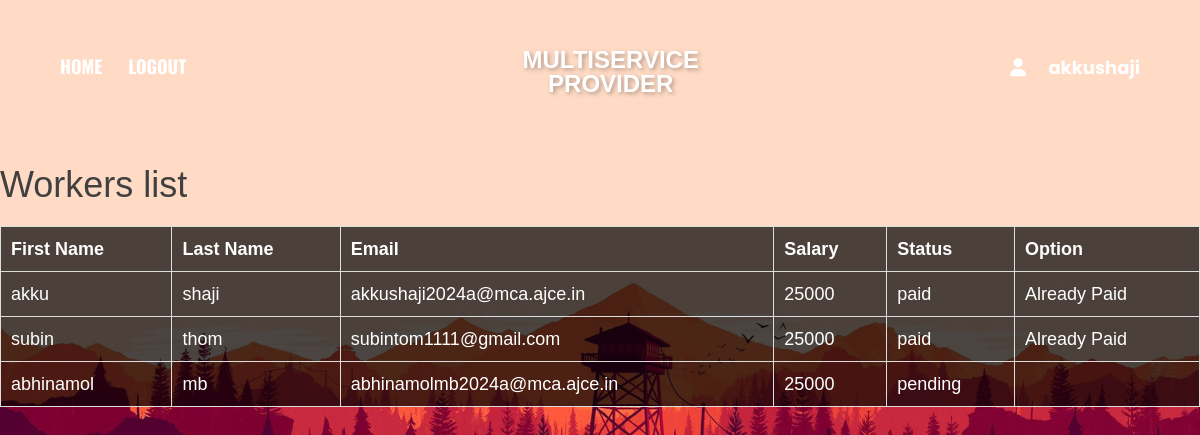
Page /provider/21/workersalary/ (signed in) on the committed database.
### app1/models.py (models this page shows, shortened)
class MyUser(AbstractUser):
    email = models.EmailField(unique=True)
    password = models.CharField(max_length=128, default="")
    role = models.CharField(max_length=15, default='client')
    userid = models.AutoField(primary_key=True)

class Worker(models.Model):
    user = models.OneToOneField(MyUser, on_delete=models.CASCADE, primary_key=True)
    provider = models.ForeignKey(ServiceProvider, on_delete=models.CASCADE)
    branchid = models.ManyToManyField(Branch)
    service_types = models.ManyToManyField(ServiceTypes)
    first_name = models.TextField(max_length=100)
    last_name = models.TextField(max_length=100)
    email = models.EmailField(unique=True)
    dob = models.DateField(null=True, blank=True)
    phone = models.CharField(max_length=12, unique=True)
    pincode = models.IntegerField()
    district = models.TextField(max_length=100)
    state = models.TextField(max_length=100)
    role = models.CharField(max_length=15)
    status = models.CharField(max_length=15)

class Salary(models.Model):
    salaryid = models.AutoField(primary_key=True)
    userid = models.ForeignKey(MyUser, on_delete=models.CASCADE)
    branchid = models.ForeignKey(Branch, on_delete=models.CASCADE)
    date = models.DateField()
    amount = models.DecimalField(max_digits=10, decimal_places=2)
    status = models.CharField(max_length=15, default='pending')

### app1/views.py (the view)
# urls.py: path('provider/<int:userid>/workersalary/', views.workersalary, name='workersalary'),
@login_required
def workersalary(request, userid):
    try:
        manager = BranchManager.objects.get(user=userid)
        manager_assignment = BranchManagerAssignment.objects.get(manager=manager)
        branch_id = manager_assignment.branch
        workers = Worker.objects.filter(branchid=branch_id)
        workers_with_salary = []
        for worker in workers:
            try:
                salary = Salary.objects.filter(userid=worker.user.userid).latest('date')
                worker_with_salary = {
                    'worker': worker,
                    'salary': salary
                }
                workers_with_salary.append(worker_with_salary)
            except Salary.DoesNotExist:
                worker_with_salary = {
                    'worker': worker,
                    'salary': None
                }
                workers_with_salary.append(worker_with_salary)
        return render(request, 'worker_salary.html', {'workers_with_salary': workers_with_salary})
    except (BranchManager.DoesNotExist, BranchManagerAssignment.DoesNotExist):
        return HttpResponse("Manager or assignment not found.", status=404)
    except BranchManagerAssignment.DoesNotExist:
        messages.error(request, "You are not assigned as a branch manager.")
        return redirect('home')

### app1/templates/worker_salary.html (shortened to what this page needs)
{% load static %}
<!doctype html>
<html class="no-js" lang="en">
<head>
        <link rel="stylesheet" href="{% static 'userassets/css/bootstrap.min.css' %}">
        <link rel="stylesheet" href="{% static 'userassets/css/font-awesome.min.css' %}">
        <link rel="stylesheet" href="{% static 'userassets/css/ie7.css' %}">
        <link rel="stylesheet" href="{% static 'userassets/css/plugins.css' %}">
        <link rel="stylesheet" href="{% static 'userassets/css/style.css' %}">
    </head>
    <link rel="stylesheet" href="https://cdnjs.cloudflare.com/ajax/libs/font-awesome/6.0.0/css/all.min.css" />
    <body style="background-image: url('{% static 'userassets/img/bg/salary.jpg' %}')">
        <header class="header-area header-sticky">
          <div class="header-container">
              <div class="row">
                  <div class="col-lg-5 display-none-md display-none-xs">
                      <div class="ht-main-menu">
                          <nav>
                              <ul>
                                  <li><a href="{% url 'managerpage' %}" style="color: white; font-weight: bold; font-size: 18px;">HOME </a></li>
                                  <li><a href="{% url 'user_logout' %}" style="color: white; font-weight: bold; font-size: 18px;">Logout</a></li>
                              </ul>
                          </nav>
                      </div>
                  </div>
                  <div class="col-lg-2 col-sm-4">
                      <div class="logo text-center">
                          <a href="" class="logo-text" style="color: white; font-weight: bold; font-size: 24px;">MULTISERVICE <span class="provider-text" style="padding-top: 30px;">PROVIDER</span></a>
                      </div>
                  </div>
                  <div class="col-lg-5 col-sm-8">
                      <div class="header-content d-flex justify-content-end">
                          <div class="cart-wrapper">
                              <a href="#" style="color: white; font-weight: bold; font-size: 18px;"><i class="fas fa-user"></i></a>
                              <span style="color: white; font-weight: bold; font-size: 18px;">{{request.user}}</span>
                          </div>
                      </div>
                  </div>
              </div>
          </div>
      </header>
                            <br> <br> <br> <br> <br> <br>
                            <div class="booking-box">
                              <h1>Workers list</h1>
                              <table class="workers-table">
                                  <thead>
                                      <tr>
                                          <th>First Name</th>
                                          <th>Last Name</th>
                                          <th>Email</th>
                                          <th>Salary</th>
                                          <th>Status</th>
                                          <th>Option</th>
                                      </tr>
                                  </thead>
                                  <tbody>
                                      {% for worker in workers_with_salary %}
                                      <tr class="worker-item">
                                          <td>{{ worker.worker.first_name }}</td>
                                          <td>{{ worker.worker.last_name }}</td>
                                          <td>{{ worker.worker.email }}</td>
                                          <td>25000</td>
                                          <td>
                                            {% if worker.salary %}
                                                {{ worker.salary.status }}
                                            {% else %}
                                                Pending
                                            {% endif %}
                                        </td>
                                          <td>
                                              {% if not worker.salary or worker.salary.status == "pending" %}
                                              <form action="{% url 'worker_salary' request.user.userid worker.worker.user.userid %}" method="POST">
                                                {% csrf_token %}
                                                <script src="https://checkout.razorpay.com/v1/checkout.js"
                                                        data-key="rzp_test_bWe8tmmP1WXOe7"
                                                        data-amount="{{ 2500000 }}"
                                                        data-currency="INR"
                                                        data-order_id="{{ payment.id }}"
                                                        data-buttontext="Pay Salary"
                                                        data-name="Multiservice provider"
                                                        data-description="An efficient and reliable service provider"
                                                        data-image="https://img.freepik.com/free-vector/payment-background-design_1223-72.jpg"
                                                        data-prefill.name="Abhinand K S"
                                                        data-prefill.email="abhinandks2024a@mca.ajce.in"
                                                        data-theme.color="#F37254">
                                                </script>
                                            </form>
                                            {% else%}
                                             Already Paid
                                              {% endif %}
                                          </td>
                                      </tr>
                                      {% empty %}
                                      <tr>
                                          <td colspan="6" class="no-workers">No available workers</td>
                                      </tr>
                                      {% endfor %}
                                  </tbody>
                              </table>
                          </div>
    </body>
</html>

### rows in the picture
MyUser: user "akkushaji"
Worker: worker.first_name "akku", worker.last_name "shaji", worker.email "akkushaji2024a@mca.ajce.in", salary.status "paid", shows "Already Paid"
Worker: worker.first_name "subin", worker.last_name "thom", worker.email "subintom1111@gmail.com", salary.status "paid", shows "Already Paid"
Worker: worker.first_name "abhinamol", worker.last_name "mb", worker.email "abhinamolmb2024a@mca.ajce.in", salary.status "pending"
